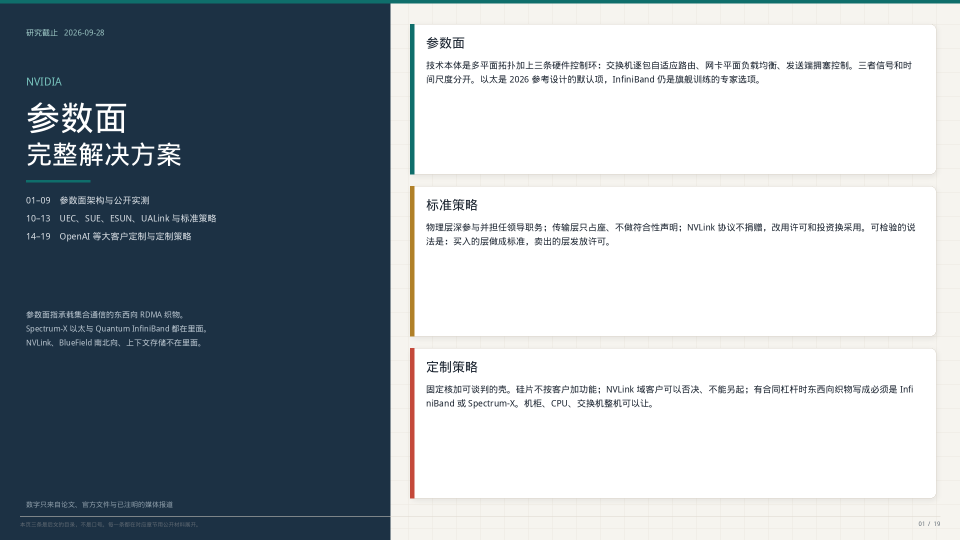
#> input picture docs/nvidia-param-plane/01.png, 1920 x 1080 px (shown at 1/2 size)
$ python -i build_nvidia_param_plane_ppt.py   (imports and definitions only)
#> lines starting #> are read from the running program, lines starting #| are printed output that depends on the picture; after the words box and inside, x2 and y2 are one past the last pixel; in counts of white or black regions, pixels touching at a corner belong together
#> further down, picture is the input picture: PIL image 1920x1080 RGB; mean R, G, B 159.1, 167.8, 174.5
#!/usr/bin/env python3
"""Scale-out parameter-plane briefing.

Visual system: a single-accent specification sheet (white ground, hairline
tables, framed figures). Chinese is set in Noto Sans SC.

Scope is the east-west RDMA fabric only. Scale-up, north-south, and
commercial terms are out of scope.
"""

from __future__ import annotations

from pathlib import Path

from PIL import Image, ImageDraw, ImageFont
from pptx import Presentation
from pptx.util import Emu, Inches

W, H = 1920, 1080
OUT = Path("/workspace/docs/nvidia-param-plane")
FIGS = OUT / "src-figs"
FONT_PATH = "/workspace/docs/fonts/NotoSansSC.ttf"

BG = (255, 255, 255)
INK = (28, 32, 38)
MUTED = (88, 96, 106)
LINE = (218, 222, 228)
HAIR = (232, 235, 239)
ACCENT = (14, 74, 138)
SOFT = (244, 246, 249)
WHITE = (255, 255, 255)

ML = 64


# [4 lines left out: function font, not called in this run]


def tw(d, t, f):
    return int(d.textlength(t, font=f))


# [59 lines left out: functions wrap, canvas, block, header, footer, note, not called in this run]


def trim_white(im, thr=248, pad=8):
#> called with thr = 248, pad = 8
    g = im.convert("L")
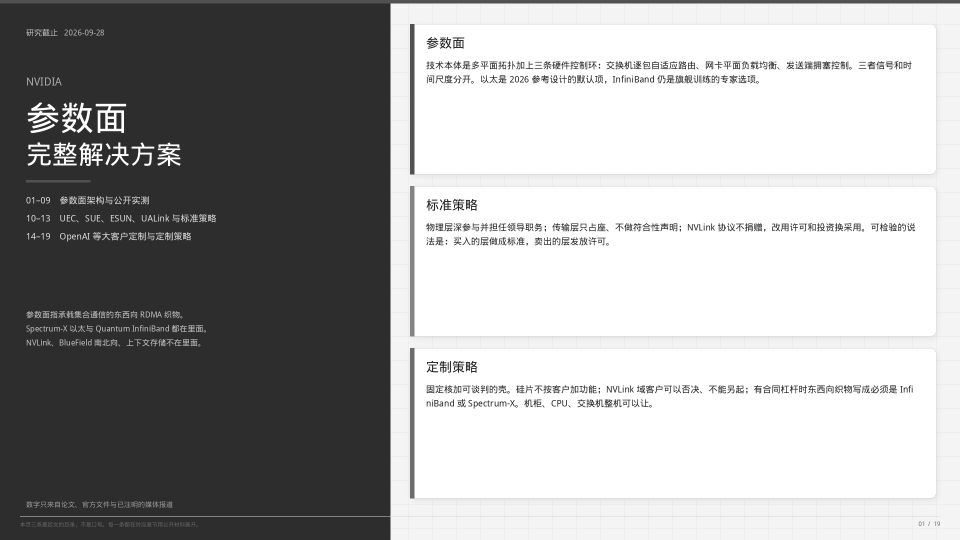
#> g: PIL image 1920x1080 L (shown at 1/2 size); min 35, max 255, mean 166
    bw = g.point(lambda p: 0 if p > thr else 255)
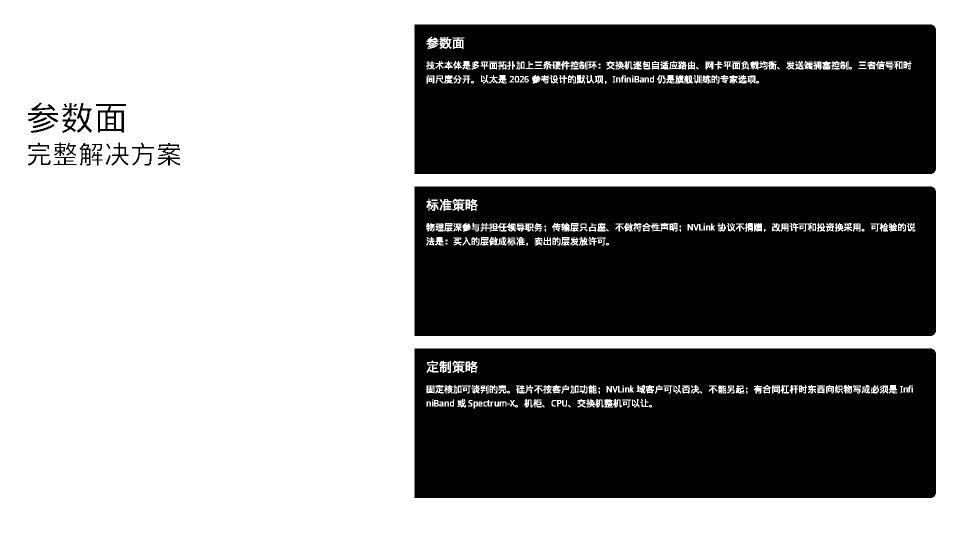
#> bw: PIL image 1920x1080 L (shown at 1/2 size); 56.4% white; 483 black regions (417 under 20 px), largest, box (x1, y1, x2, y2) and area: (829, 697, 1872, 996) 298762, (829, 373, 1872, 672) 298441, (829, 49, 1872, 348) 295993
    box = bw.getbbox()
#> box = (0, 0, 1920, 1080)
    if not box:
        return im
    x0, y0, x1, y1 = box
#> x0 = 0; y0 = 0; x1 = 1920; y1 = 1080
    return im.crop((max(0, x0 - pad), max(0, y0 - pad),
                    min(im.width, x1 + pad), min(im.height, y1 + pad)))


# [515 lines left out: functions contain, figure, bullets, spec_table, slide_cover, slide_map and 15 more, not called in this run]


# [2 lines not run here, left out]

>>> from PIL import Image
>>> picture = Image.open('nvidia-param-plane/01.png')
>>> result = trim_white(picture)

$ run again, on docs/nvidia-param-plane/05.png
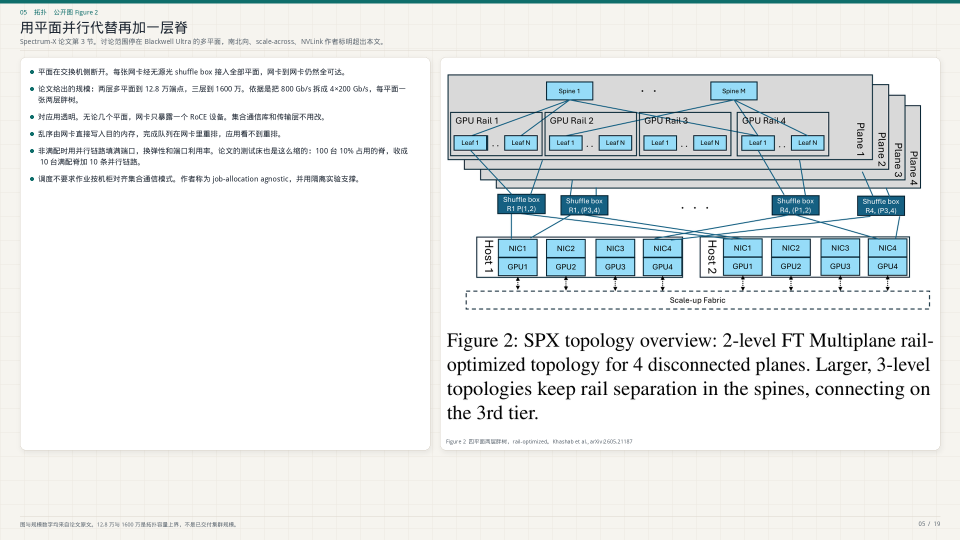
#> input picture docs/nvidia-param-plane/05.png, 1920 x 1080 px (shown at 1/2 size)
#> picture is the input picture: PIL image 1920x1080 RGB; mean R, G, B 232.3, 235.5, 235.4
#> in trim_white, `g = im.convert("L")`:
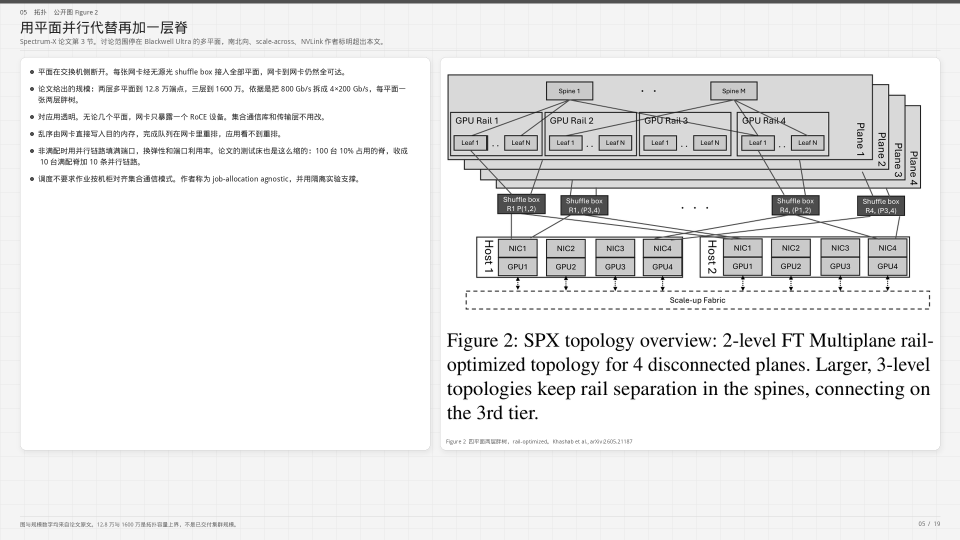
#> g: PIL image 1920x1080 L (shown at 1/2 size); min 0, max 255, mean 234.5
#> in trim_white, `bw = g.point(lambda p: 0 if p > thr else 255)`:
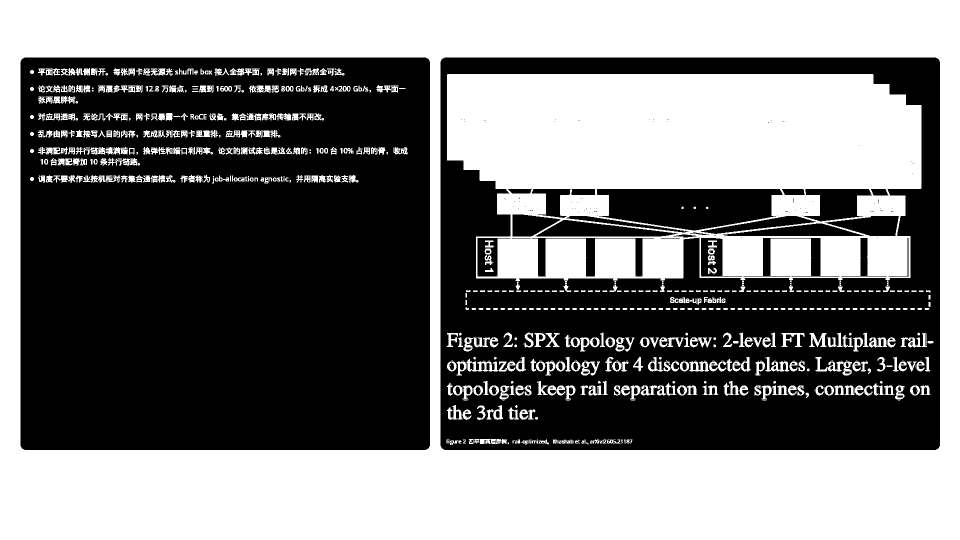
#> bw: PIL image 1920x1080 L (shown at 1/2 size); 48.5% white; 917 white regions (331 under 20 px), largest, box (x1, y1, x2, y2) and area: (0, 0, 1920, 1080) 646686, (894, 148, 1843, 564) 288388, (1631, 714, 1704, 751) 848
#> box = (0, 0, 1920, 1080)
#> x0 = 0; x1 = 1920; y1 = 1080

$ run again, on docs/nvidia-param-plane/06.png
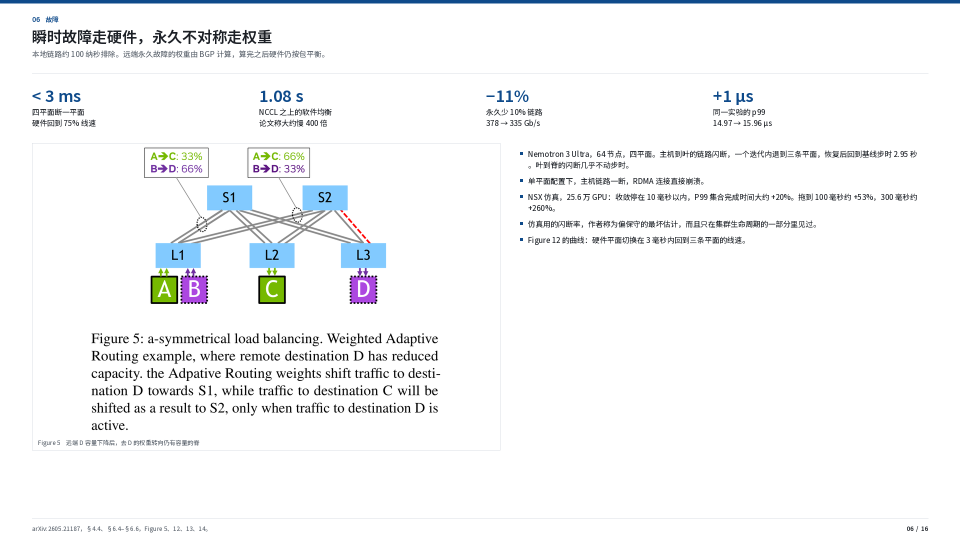
#> input picture docs/nvidia-param-plane/06.png, 1920 x 1080 px (shown at 1/2 size)
#> picture is the input picture: PIL image 1920x1080 RGB; mean R, G, B 245.2, 246.4, 247.5
#> in trim_white, `bw = g.point(lambda p: 0 if p > thr else 255)`:
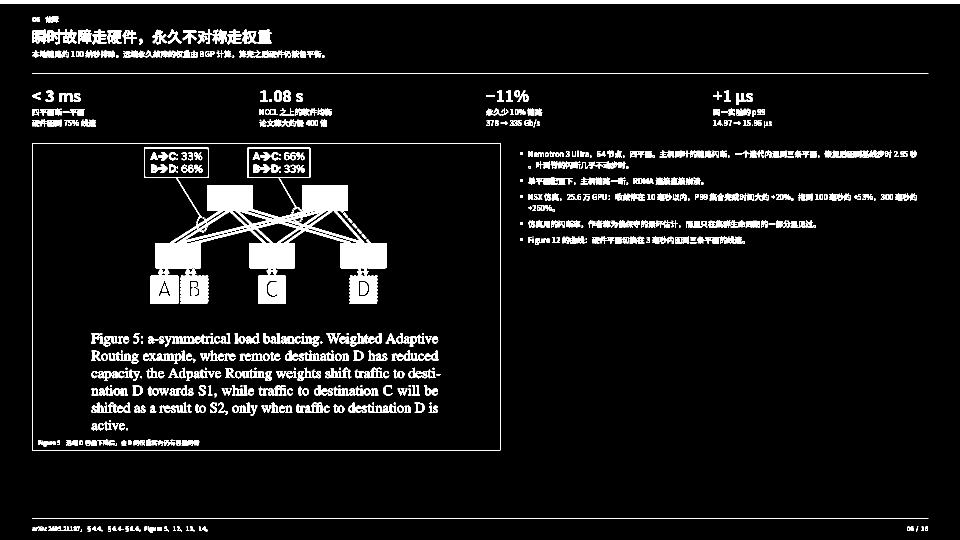
#> bw: PIL image 1920x1080 L (shown at 1/2 size); 7% white; 753 white regions (159 under 20 px), largest, box (x1, y1, x2, y2) and area: (301, 370, 773, 608) 42622, (0, 0, 1920, 7) 13440, (64, 286, 1001, 901) 3100
#> box = (0, 0, 1920, 1065)
#> x0 = 0; x1 = 1920; y1 = 1065
#> in trim_white, `return im.crop((max(0, x0 - pad), max(0, y0 - pad), min(im.width, x1 +..`:
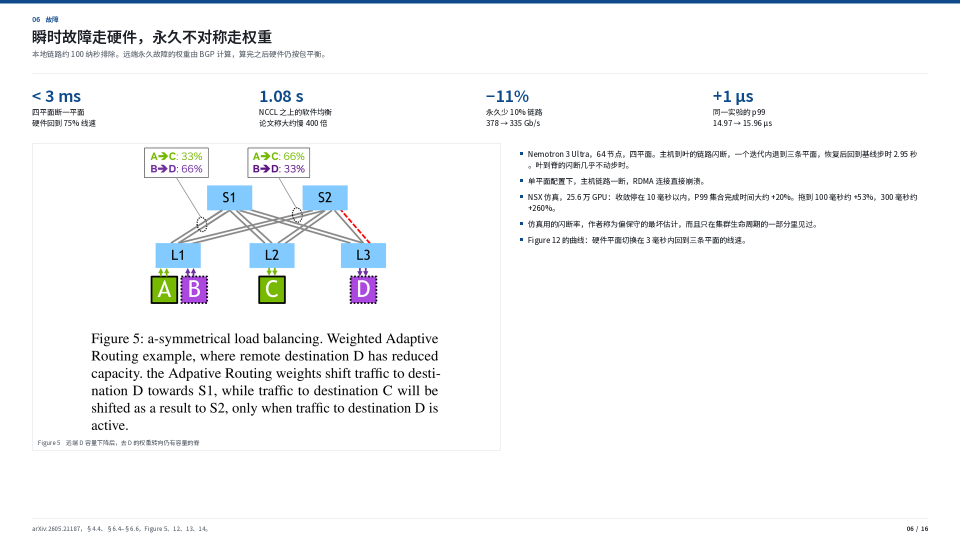
#> returned value: PIL image 1920x1073 RGB (shown at 1/2 size); mean R, G, B 245.2, 246.4, 247.5

$ run again, on docs/nvidia-param-plane/07.png
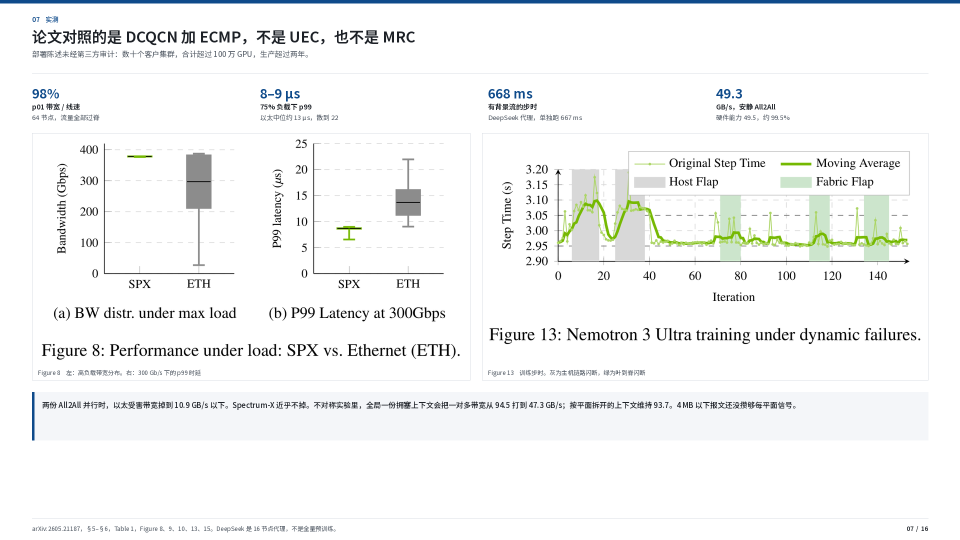
#> input picture docs/nvidia-param-plane/07.png, 1920 x 1080 px (shown at 1/2 size)
#> picture is the input picture: PIL image 1920x1080 RGB; mean R, G, B 244.4, 245.6, 245.4
#> in trim_white, `bw = g.point(lambda p: 0 if p > thr else 255)`:
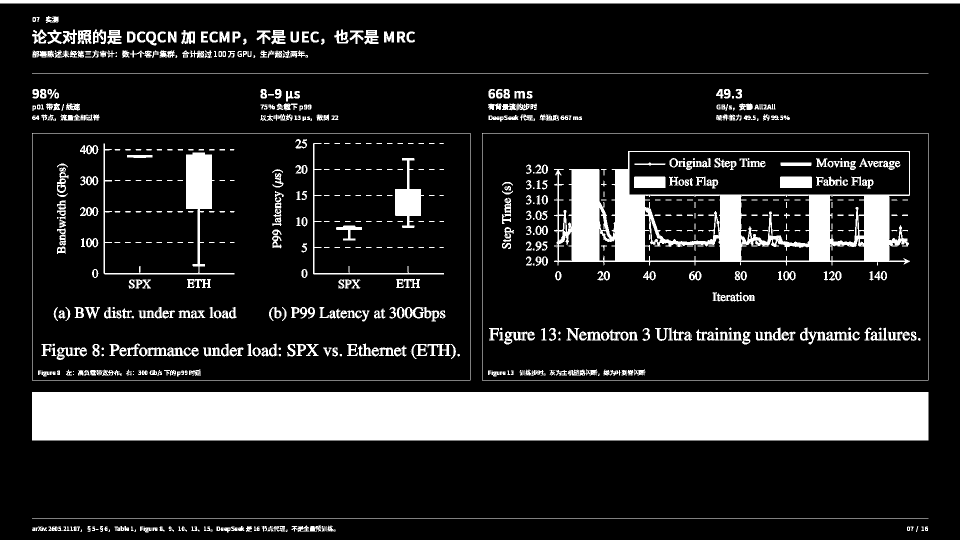
#> bw: PIL image 1920x1080 L (shown at 1/2 size); 16.3% white; 849 white regions (227 under 20 px), largest, box (x1, y1, x2, y2) and area: (64, 784, 1857, 881) 173921, (1108, 302, 1820, 531) 51396, (0, 0, 1920, 7) 13440
#> box = (0, 0, 1920, 1065)
#> x0 = 0; x1 = 1920; y1 = 1065
#> in trim_white, `return im.crop((max(0, x0 - pad), max(0, y0 - pad), min(im.width, x1 +..`:
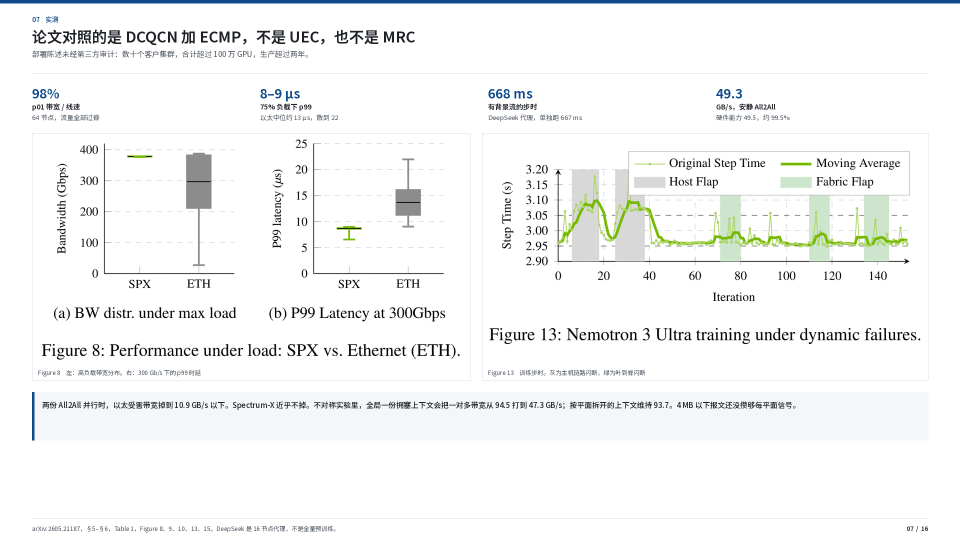
#> returned value: PIL image 1920x1073 RGB (shown at 1/2 size); mean R, G, B 244.3, 245.5, 245.4
